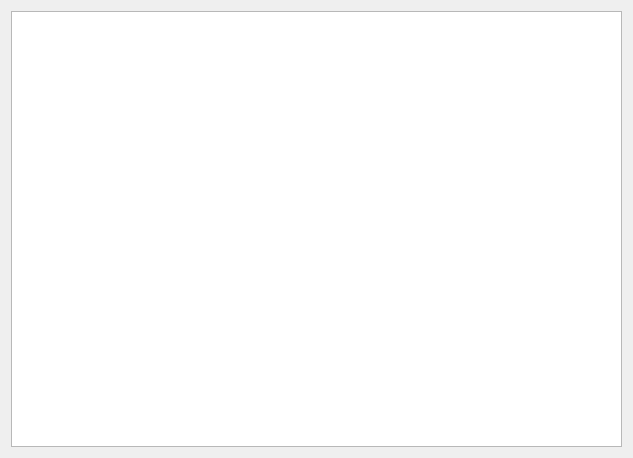
<?xml version="1.0" encoding="UTF-8"?>
<ui version="4.0">
 <class>Dialog</class>
 <widget class="QDialog" name="Dialog">
  <property name="geometry">
   <rect>
    <x>0</x>
    <y>0</y>
    <width>633</width>
    <height>458</height>
   </rect>
  </property>
  <property name="windowTitle">
   <string>Dialog</string>
  </property>
  <layout class="QGridLayout" name="gridLayout">
   <item row="0" column="0">
    <widget class="QGraphicsView" name="graphicsView"/>
   </item>
  </layout>
 </widget>
 <layoutdefault spacing="6" margin="11"/>
 <resources/>
 <connections/>
</ui>
